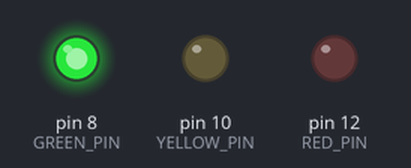
The sketch below on a simulated Arduino Uno, built with avr-gcc and run on an emulated ATmega328P. Shown: output pins drawn as LEDs (lit = HIGH).

Above: at 1.5 s.
At 5.7 s:
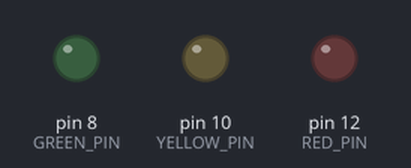
At 10.0 s:
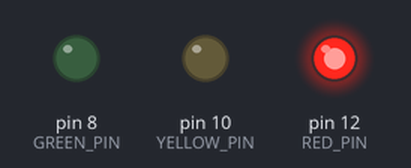
At 16.2 s:
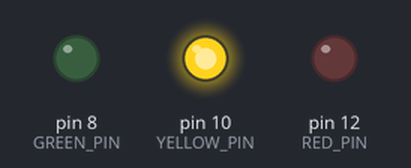
Timing chart, 0 to 16.9 s (numbered marks = the images above):
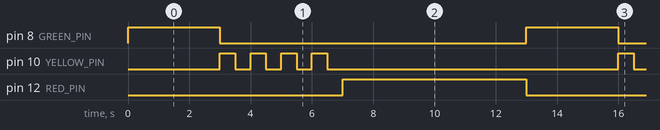

Measured:
- by itself, pin 8 (GREEN_PIN): alternates HIGH for 3.0 s and LOW for 10.0 s
- by itself, pin 10 (YELLOW_PIN): repeats every 13.0 s: 3 × (LOW 0.50 s, HIGH 0.50 s), LOW 9.5 s, HIGH 0.50 s
- by itself, pin 12 (RED_PIN): alternates HIGH for 6.0 s and LOW for 7.0 s

The sketch:

traffic_control..elf.ino
```cpp
//PINs are defined by the corresponding LED colors
#define GREEN_PIN 8
#define YELLOW_PIN 10
#define RED_PIN 12

// The delay amounts are declared in ms; 1 s = 1000 ms
int red_on = 6000;
int green_on = 3000;
int yellow_blink = 500;


void setup() {
// pin connections for the LED lights
pinMode(GREEN_PIN, OUTPUT);
pinMode(YELLOW_PIN, OUTPUT);
pinMode(RED_PIN, OUTPUT);
}


void loop() {
//Turning on the voltage at output pin# 8 for the green LED
digitalWrite(GREEN_PIN, HIGH);
delay(green_on); // delays are in ms; 1 s = 1000 ms
//Turning off voltage at output pin# 8 for the green LED
digitalWrite(GREEN_PIN, LOW);

//Turning the yellow LED on and off 4 times
for(int i = 0; i < 4; i = i+1)
{
digitalWrite(YELLOW_PIN, HIGH);
delay(yellow_blink);
digitalWrite(YELLOW_PIN, LOW);
delay(yellow_blink);
}

//Turning on the voltage at pin# 12 for the red LED
digitalWrite(RED_PIN, HIGH);
delay(red_on);
//Turning off the voltage at output pin# 8 for the red LED
digitalWrite(RED_PIN, LOW);

} // void loop() function ends and repeats
```
